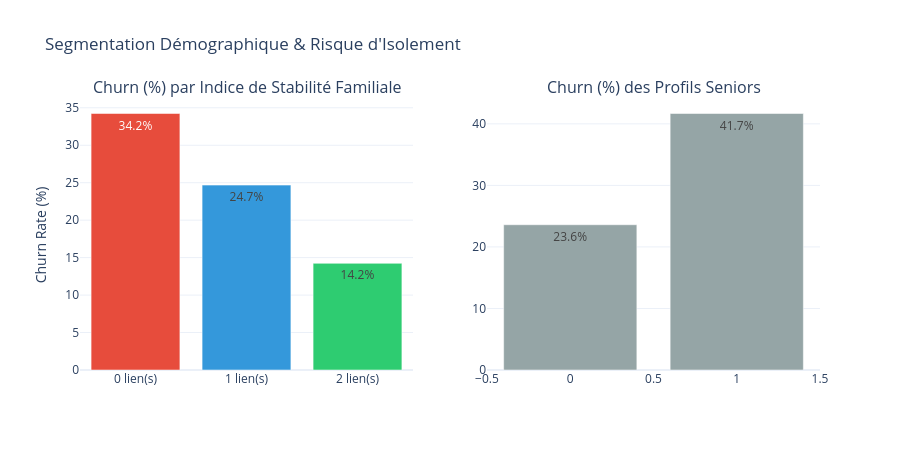

Here is the notebook cell this chart was saved with:
### Code cell
fig_demo = make_subplots(
    rows=1, cols=2, 
    subplot_titles=("Churn (%) par Indice de Stabilité Familiale", "Churn (%) des Profils Seniors"),
    horizontal_spacing=0.1
)

fig_demo.add_trace(
    go.Bar(
        x=family_churn['Family_Stability'].astype(str) + " lien(s)", 
        y=family_churn['Churn_Rate'],
        text=family_churn['Churn_Rate'].apply(lambda x: f'{x:.1f}%'),
        textposition='auto',
        marker_color=['#e74c3c' if x == 0 else ('#3498db' if x == 1 else '#2ecc71') for x in family_churn['Family_Stability']]
    ),
    row=1, col=1
)

fig_demo.add_trace(
    go.Bar(
        x=senior_churn['SeniorCitizen'], 
        y=senior_churn['Churn_Rate'],
        text=senior_churn['Churn_Rate'].apply(lambda x: f'{x:.1f}%'),
        textposition='auto',
        marker_color=['#e74c3c' if x == 'Yes' else '#95a5a6' for x in senior_churn['SeniorCitizen']]
    ),
    row=1, col=2
)

fig_demo.update_layout(
    title="Segmentation Démographique & Risque d'Isolement",
    showlegend=False,
    height=450
)
fig_demo.update_yaxes(title_text="Churn Rate (%)", row=1, col=1)

fig_demo.show()

### Figure 1 — Plotly figure (JSON) as saved in the notebook; plotly's stock layout.template omitted (floating-point values rounded to 4 significant figures)
{"data": [{"marker": {"color": ["#e74c3c", "#3498db", "#2ecc71"]}, "text": ["34.2%", "24.7%", "14.2%"], "textposition": "auto", "type": "bar", "x": ["0 lien(s)", "1 lien(s)", "2 lien(s)"], "xaxis": "x", "y": [34.24, 24.68, 14.24], "yaxis": "y"}, {"marker": {"color": ["#95a5a6", "#95a5a6"]}, "text": ["23.6%", "41.7%"], "textposition": "auto", "type": "bar", "x": [0, 1], "xaxis": "x2", "y": [23.61, 41.68], "yaxis": "y2"}], "layout": {"annotations": [{"font": {"size": 16}, "showarrow": false, "text": "Churn (%) par Indice de Stabilité Familiale", "x": 0.225, "xanchor": "center", "xref": "paper", "y": 1, "yanchor": "bottom", "yref": "paper"}, {"font": {"size": 16}, "showarrow": false, "text": "Churn (%) des Profils Seniors", "x": 0.775, "xanchor": "center", "xref": "paper", "y": 1, "yanchor": "bottom", "yref": "paper"}], "height": 450, "showlegend": false, "title": {"text": "Segmentation Démographique & Risque d'Isolement"}, "xaxis": {"anchor": "y", "domain": [0, 0.45]}, "xaxis2": {"anchor": "y2", "domain": [0.55, 1]}, "yaxis": {"anchor": "x", "domain": [0, 1], "title": {"text": "Churn Rate (%)"}}, "yaxis2": {"anchor": "x2", "domain": [0, 1]}}}
